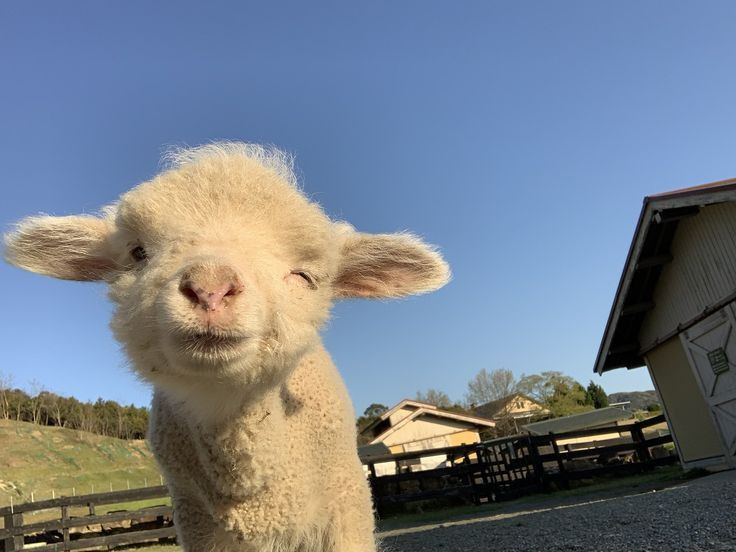
#> input picture foto8.jpeg, 736 x 552 px
$ python dft.py
#> lines starting #> are read from the running program, lines starting #| are printed output that depends on the picture
import cv2
import numpy as np
import matplotlib.pyplot as plt

# Baca gambar grayscale
img = cv2.imread('foto8.jpeg', 0)
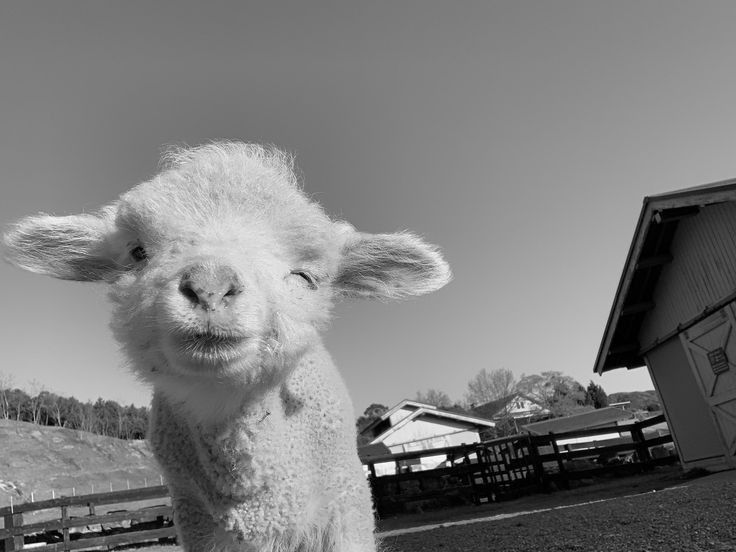
#> img: shape (552, 736); min 0, max 255, mean 125.3

# Lakukan DFT pada gambar
dft = np.fft.fft2(img)

# Geser nol frekuensi ke pusat citra
dft_shift = np.fft.fftshift(dft)

# Hitung magnitudo spektrum frekuensi
magnitude_spectrum = 20 * np.log(np.abs(dft_shift))
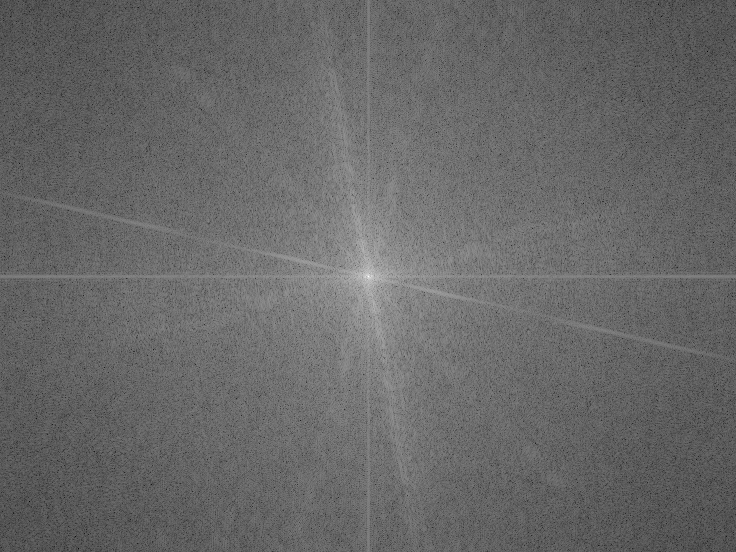
#> magnitude_spectrum: shape (552, 736) float64; min 26.76, max 354.9, mean 160.8; drawn with min black and max white

# Tampilkan gambar asli dan magnitudo spektrum frekuensi
plt.subplot(121), plt.imshow(img, cmap='gray')
plt.title('Input Image'), plt.xticks([]), plt.yticks([])
plt.subplot(122), plt.imshow(magnitude_spectrum, cmap='gray')
plt.title('Magnitude Spectrum'), plt.xticks([]), plt.yticks([])
plt.show()
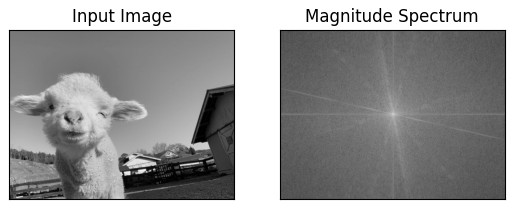
#> figure drawn by matplotlib, 2 panels
